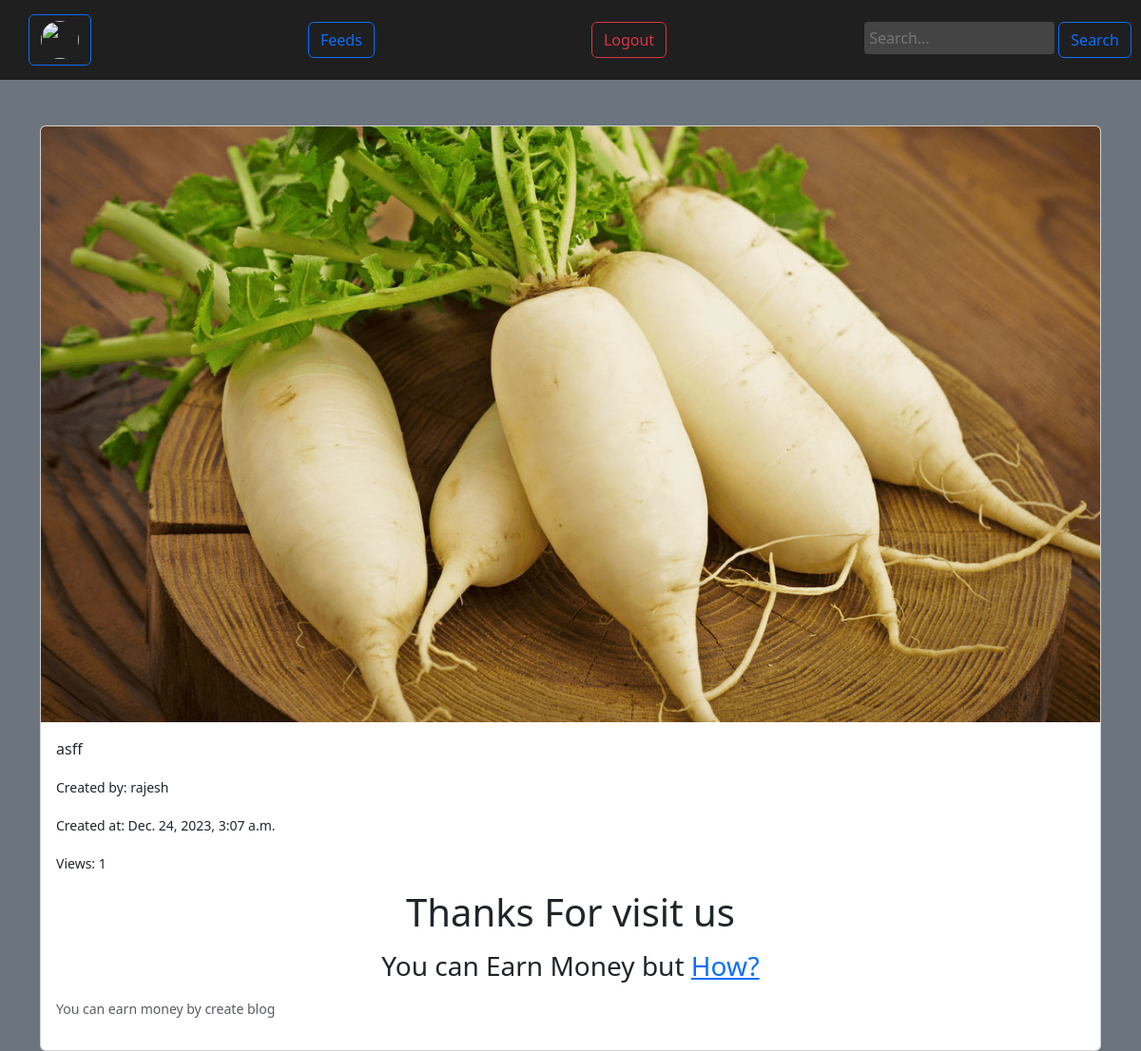
Screenshot of /post_detail/2 with the database file from the repository.
### blogapp/models.py (models this page shows, shortened)
class BlogPost(models.Model):
    Created_By=models.ForeignKey(Custom_User, on_delete=models.CASCADE, null=True)
    Create_at=models.DateTimeField(auto_now_add=True, null=True)
    Post_Image=models.ImageField(upload_to="media/postimages", null=True)
    Post_Title=models.CharField(max_length=100)
    Post_Description=models.TextField(max_length=5000)
    Permission=models.BooleanField(default=False)
    see_more=models.BooleanField(default=False)
    views = models.PositiveIntegerField(default=0)

class Custom_User(AbstractUser):
    USER=[
        ('user','User'),('blogger','Blogger'),('admin','Admin'),
    ]
    display_name=models.CharField(max_length=100)
    email=models.EmailField()
    password=models.CharField(max_length=100)
    user_type=models.CharField(choices=USER, max_length=120)
    profile_image = models.ImageField(upload_to=profile_image_upload_path, null=True)
    otp_token = models.CharField(max_length = 6, blank = True, null = True)

### blogapp/views.py (the view)
# urls.py: path('post_detail/<str:id>', post_detail, name="post_detail"),
def post_detail(request,id):
    post = get_object_or_404(BlogPost, id=id)
    post.views += 1  # Increment views when post is viewed
    post.save()
    return render(request, 'post_detail.html', {'post': post})

### template/post_detail.html (shortened to what this page needs)
{% extends 'dashboard.html' %}
{% block content %}
<div class="container mt-5">
    <div class="card">
        <img src="/{{post.Post_Image}}" class="card-img-top" alt="Post Image">
        <div class="card-body">
            <p class="card-text">{{ post.Post_Description }}</p>
            <p class="card-text"><small >Created by: {{ post.Created_By.username }}</small></p>
            <p class="card-text"><small >Created at: {{ post.Create_at }}</small></p>
            <p class="card-text"><small >Views: {{ post.views }}</small></p>
            <p class="card-text "><h1 class="text-center">Thanks For visit us</h1></p>
            <p class="card-text"><h3 class="text-center">You can Earn Money but <a href="#">How?</a></h3></p>
            <p class="card-text"><small class="text-muted">You can earn money by create blog</small></p>
        </div>
    </div>
</div>
{% endblock %}

### template/dashboard.html (style rules this page uses)
body { font-family: Arial, sans-serif; background-color: #2b2b2b; color: #fff; margin: 0; padding: 0; }

### rows the page displays
BlogPost: Post_Image (picture), Post_Description "asff", Created_By.username "rajesh", Create_at "Dec. 24, 2023, 3:07 a.m.", views "1"
